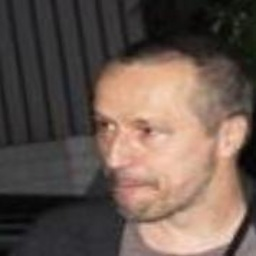
#> input picture inputData/images/1.jpg, 256 x 256 px, given in place of 1.jpg.jpg, which was not available
$ python inputPreprocess.py
#> lines starting #> are read from the running program, lines starting #| are printed output that depends on the picture; after the words box and inside, x2 and y2 are one past the last pixel; in counts of white or black regions, pixels touching at a corner belong together; pictures that were not available may be replaced by others from this repository, and a replacement may not be noted
import numpy as np
import cv2
import os

face_cascade = cv2.CascadeClassifier(cv2.data.haarcascades + "haarcascade_frontalface_default.xml")
eye_cascade = cv2.CascadeClassifier(cv2.data.haarcascades + "haarcascade_eye.xml")

INPUT_PATH = './inputData/images/'
OUTPUT_PATH = './inputData/masks/'

select = input('file name:')
#> the answer given: inputData/images/1.jpg
if select == '0':
  filenames = os.listdir(INPUT_PATH)
else:
  filenames = [select + '.jpg']
for file in filenames:
    img = cv2.imread(os.path.join(INPUT_PATH, file))
#> img is the input picture: shape (256, 256, 3); mean B, G, R 78.8, 87.4, 103.8
    # img = cv2.resize(img, (256,256))
    gray = cv2.cvtColor(img, cv2.COLOR_BGR2GRAY)
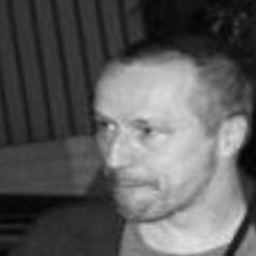
#> gray: shape (256, 256); min 2, max 224, mean 91.3
    faces = face_cascade.detectMultiScale(gray)
#> faces = [[70, 71, 149, 149]]
    for (x, y, w, h) in faces:
        # cv2.rectangle(img, (x,y), (x+w, y+h), (0, 255, 0), 2)
        x1 = x - 80
        x2 = x + w + 65
        y1 = y - 65
        y2 = y + h + 30
        new_img = img[y1:y2, x1:x2]
        new_img = cv2.resize(new_img, (256,256))
        cv2.rectangle(img, (x,y), (x+w, y+h), (0, 255, 0), 2)
#> this loop made 1 pass
#> (x, y, w, h, x1, x2, y1, y2) on pass 1: (70, 71, 149, 149, -10, 284, 6, 250)
#> pass 1, `new_img = cv2.resize(new_img, (256,256))`:
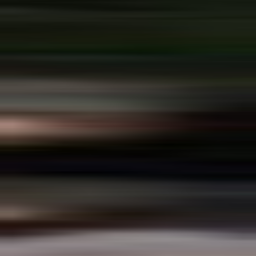
#> new_img: shape (256, 256, 3); mean of channels 0, 1, 2 36.4, 41.3, 43.7; drawn as B, G, R
#> after the loop:
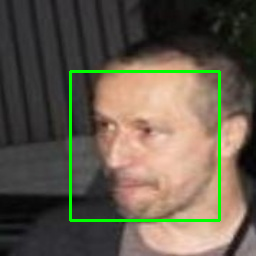
#> img: shape (256, 256, 3); 2.72% of pixels changed, all inside (x1, y1, x2, y2) = (69, 70, 221, 222)
    gray = cv2.cvtColor(new_img, cv2.COLOR_BGR2GRAY)
    eyes = eye_cascade.detectMultiScale(gray)
#> eyes = ()
    y_mask = 0
    for (x, y, w, h) in eyes:
        # cv2.rectangle(img, (x,y), (x+w, y+h), (0, 255, 255), 2)
        y1_mask = max(y_mask, y+h)
#> this loop made 0 passes
    faces = face_cascade.detectMultiScale(gray)
#> faces = ()
    for (x, y, w, h) in faces:
        # cv2.rectangle(img, (x,y), (x+w, y+h), (0, 255, 0), 2)
        x1_mask = x
        x2_mask = x + w
        y2_mask = y + h
    mask = np.zeros((256,256,4), np.uint8)
#> (the run stopped early here; a loop or call above may not have finished)
